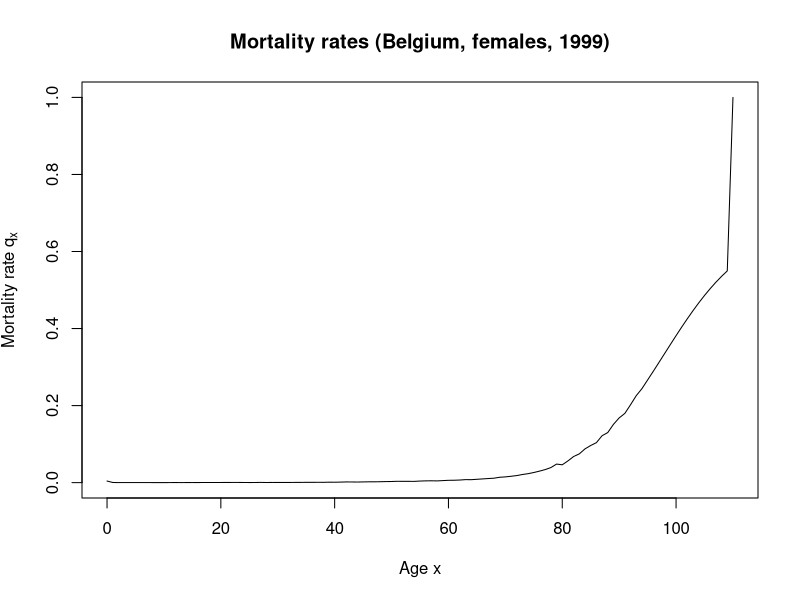
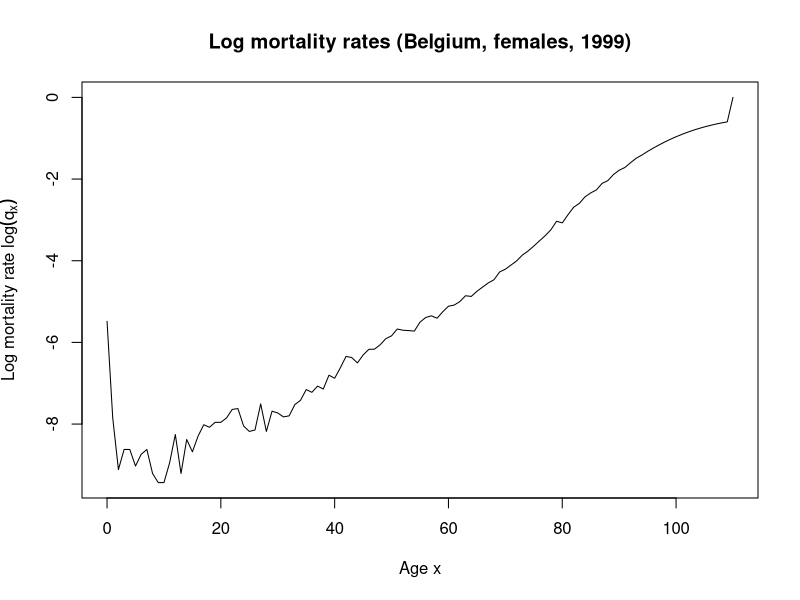
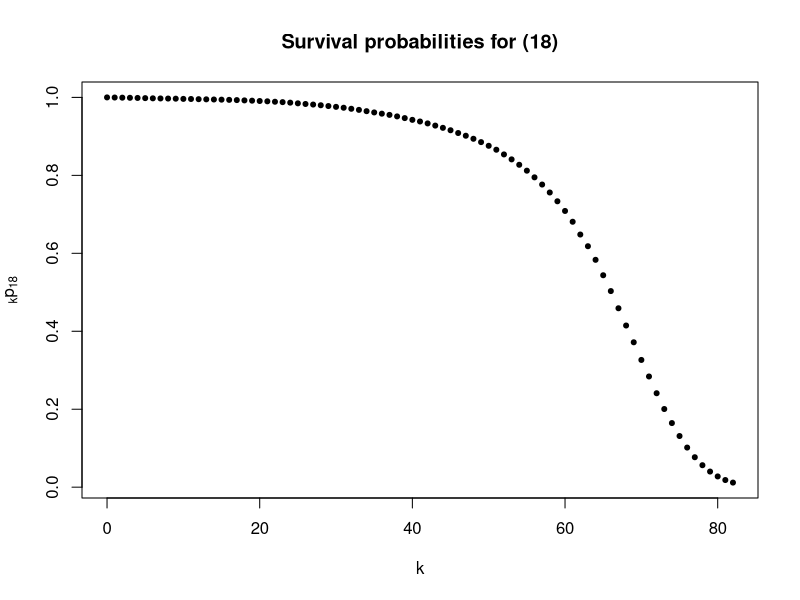
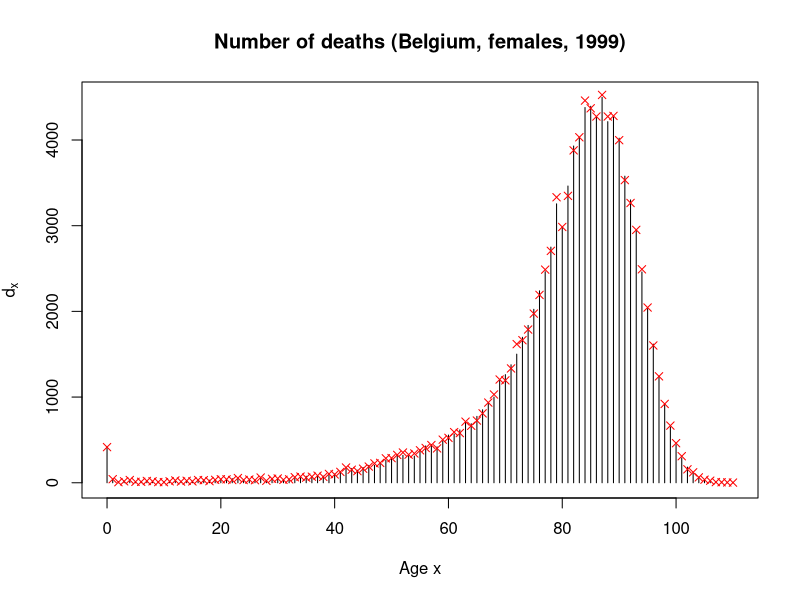
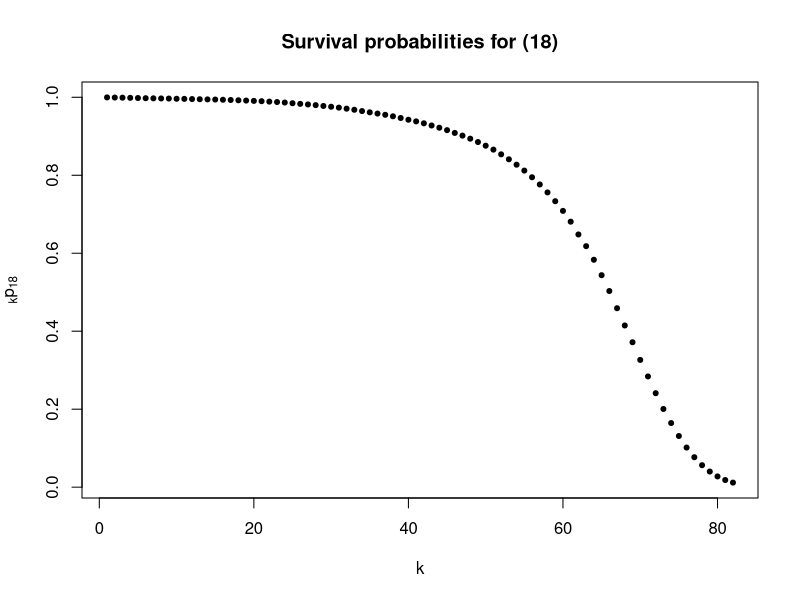
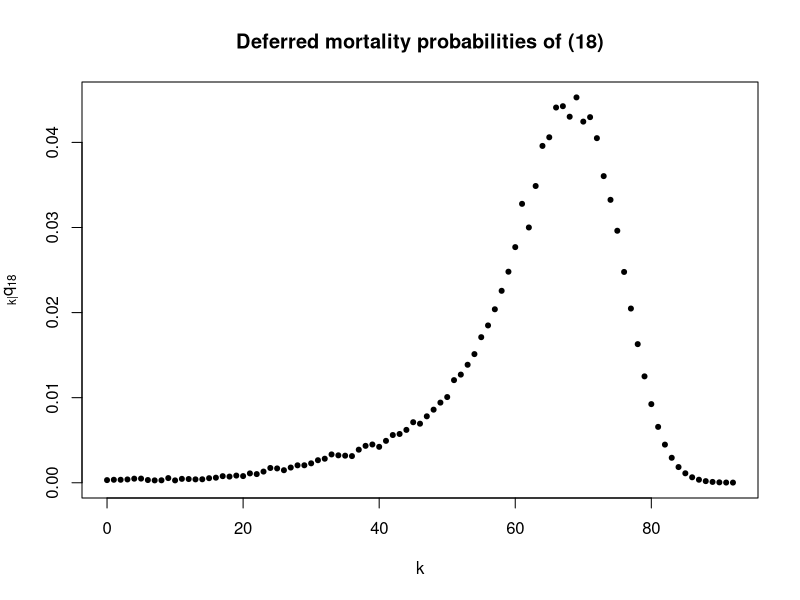
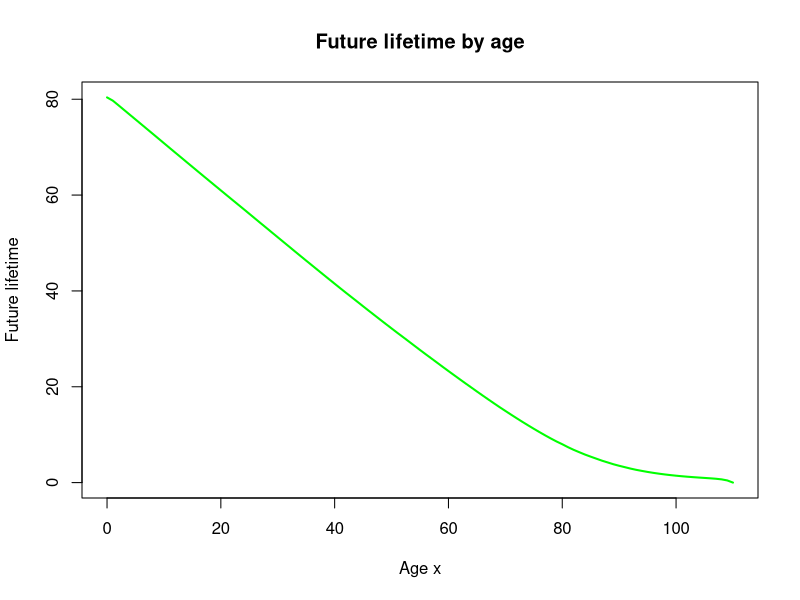
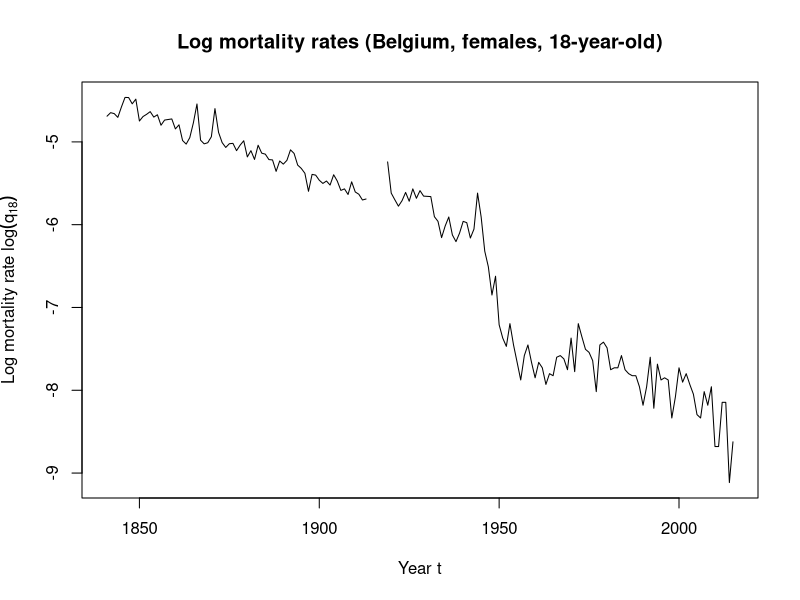

These charts were generated, in order, by the following R code:
## ---- chunk 1
life_table <- read.csv2("data/life_table_females_1999.csv")
## ---- chunk 2
# Inspect life_table using str(), head() and tail()
str(life_table)
head(life_table)
tail(life_table)

# Define age, qx and ex
age <- life_table$age
qx <- life_table$qx
ex <- life_table$ex

# The probability that (18) dies before turning 19
qx[age == 18]

# The expected future lifetime of (18)
ex[18 + 1]
## ---- chunk 3
# Plot the female mortality rates in the year 1999
plot(age, qx, 
    main = "Mortality rates (Belgium, females, 1999)", 
    xlab = "Age x", 
    ylab = expression(paste("Mortality rate ", q[x])), 
    type = "l")

# Plot the logarithm of the female mortality rates in the year 1999
plot(age, log(qx), 
    main = "Log mortality rates (Belgium, females, 1999)", 
    xlab = "Age x", 
    ylab = expression(paste("Log mortality rate ", log(q[x]))), 
    type = "l")
## ---- chunk 4
lx <- life_table$lx

# Compute the probabilty for (0) to reach the age 100
lx[life_table$age == 100] / lx[life_table$age == 0]

# Compute the probabilty for (18) to reach the age 100
lx[life_table$age == 100] / lx[life_table$age == 18]

# Plot the survival probabilties for (18) up to age 100
k <- 0:82
plot(k, lx[18 + k + 1] / lx[18 + 1], 
    pch = 20, 
    xlab = "k", 
    ylab = expression(paste(""[k], "p"[18])), 
    main = "Survival probabilities for (18)")
## ---- chunk 5
dx <- life_table$dx

# Plot the number of deaths dx by age
plot(age, dx, 
    type = "h", 
    pch = 20, 
    xlab = "Age x", 
    ylab = expression("d"[x]),
    main = "Number of deaths (Belgium, females, 1999)")

# Simulate the number of deaths using a binomial distribution
sims <- rbinom(n = length(lx), size = lx, prob = qx)
  
# Plot the simulated number of deaths on top of the previous graph
points(age, sims, 
    pch = 4, 
    col = "red")
## ---- chunk 6
px <- 1 - life_table$qx

# Calculate the probability that (18) survives 5 more years
prod(px[(18+1):(22+1)])

# Compute the survival probabilities of (18) until the age of 100
kpx <- cumprod(px[(18+1):(99+1)])

# Extract the probability that (18) survives until the age of 100
kpx[length(kpx)]

# Plot the probabilties for (18) to reach the age of 19, 20, ..., 100
plot(1:length(kpx), kpx, 
    pch = 20, 
    xlab = "k", 
    ylab = expression(paste(""[k], "p"[18])), 
    main = "Survival probabilities for (18)")
## ---- chunk 7
# Compute the survival probabilities of (18)
kpx <- c(1, cumprod(px[(18 + 1):(length(px) - 1)]))

# Compute the deferred mortality probabilities of (18)
kqx <- kpx * qx[(18 + 1):length(px)]

# Print the sum of kqx
sum(kqx)

# Plot the deferred mortality probabilities of (18)
plot(0:(length(kqx) - 1), kqx, 
    pch = 20, 
    xlab = "k", 
    ylab = expression(paste(""['k|'], "q"[18])),
    main = "Deferred mortality probabilities of (18)")
## ---- chunk 8
# Survival probabilities and curtate expected future lifetime of (0)
kp0 <- cumprod(px)
sum(kp0)

# Survival probabilities and curtate expected future lifetime of (18)
kp18 <- cumprod(px[(18+1):length(px)])
sum(kp18)

# Complete expected future lifetime of (0) and (18)
ex[c(0 + 1, 18 + 1)]
## ---- chunk 9
# Function to compute the curtate expected future lifetime for a given age and life table
curtate_future_lifetime <- function(age, life_table) {
  px <- 1 - life_table$qx
  kpx <- cumprod(px[(age + 1):length(px)])
  return(sum(kpx))
}

# Vector of ages
ages <- life_table$age

# Curtate future lifetimes for all ages
future_lifetimes <- sapply(ages, curtate_future_lifetime, life_table)

# Future lifetime by age
plot(ages, future_lifetimes, type = 'l', lwd = 2, col = "green", xlab = "Age x", ylab = "Future lifetime", main = "Future lifetime by age")
## ---- chunk 10
life_table <- read.csv2('data/life_table_females.csv')
## ---- chunk 11
# Explore life_table
head(life_table)
range(life_table$year)

# Plot the logarithm of the female mortality rates for (18) by year
with(subset(life_table, age == 18), 
     plot(year, log(qx), 
          type = "l", main = "Log mortality rates (Belgium, females, 18-year-old)", 
          xlab = "Year t", ylab = expression(paste("Log mortality rate ", log(q[18])))))

# Plot the logarithm of the female mortality rates in the year 1950 by age
with(subset(life_table, year == 1950), 
     plot(age, log(qx), 
          type = "l", main = "Log mortality rates (Belgium, females, 1950)",
          xlab = "Age x", ylab = expression(paste("Log mortality rate ", log(q[x])))))
## ---- chunk 12
# Construct and print the cohort life table for birth year 1981
life_table_1981 <- subset(life_table, year - age == 1981)
life_table_1981

# 1981 cohort one-year survival probabilities
px <- 1 - life_table_1981$qx

# 1981 cohort survival probability that (18) survives 5 more years
prod(px[(18+1):(22+1)])

# 1881 cohort survival probability that (18) survives 5 more years
with(subset(life_table, year - age == 1881), prod(1 - qx[(18 + 1):(22 + 1)]))
